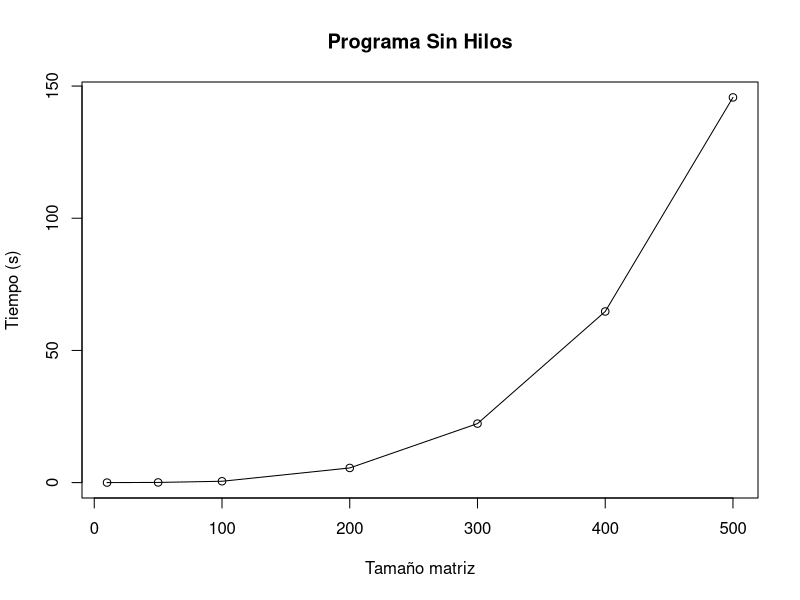

This chart was generated by the following R code:
datos_10 <- c(0.000512, 0.000478, 0.000474, 0.000475, 0.000485, 0.000475, 0.000477, 0.000479, 0.000472, 0.000485)
mean(datos_10)
sd(datos_10)

datos_50 <- c(0.062175, 0.061926, 0.0619,0.061884, 0.062402, 0.06171, 0.062763,0.062133, 0.062922, 0.062372)
mean(datos_50)
sd(datos_50)

datos_100 <- c(0.505082, 0.50003, 0.503369, 0.508729, 0.501997, 0.49943, 0.504751, 0.502334, 0.503505, 0.505015)
mean(datos_100)
sd(datos_100)

datos_200 <- c(5.52435, 5.56256, 5.50136, 5.52048, 5.5399, 5.59625, 5.5352, 5.58384, 5.51444, 5.56929)
mean(datos_200)
sd(datos_200)

datos_300 <- c(22.1025, 22.0006, 22.2934, 22.2829, 22.632, 22.0954, 22.0335, 22.6651, 22.5863, 22.4821)
mean(datos_300)
sd(datos_300)

datos_400 <- c(64.5084, 65.1833, 64.3154, 64.7881, 64.3391, 64.7319, 64.9618, 64.7168, 64.6901, 65.0662)
mean(datos_400)
sd(datos_400)

datos_500 <- c(145.721, 146.065, 146.353, 145.344, 145.701, 145.42, 145.614, 145.447, 145.762, 145.696)
length(datos_500)
mean(datos_500)
sd(datos_500)

tiempos_medios <- c(mean(datos_10), mean(datos_50), mean(datos_100), mean(datos_200), mean(datos_300), mean(datos_400), mean(datos_500))
datos_matrices <- c(10, 50, 100, 200, 300, 400, 500)

dev.off()

plot(datos_matrices, tiempos_medios, ylab = "Tiempo (s)", xlab = "Tamaño matriz", main = "Programa Sin Hilos", type = "o")
